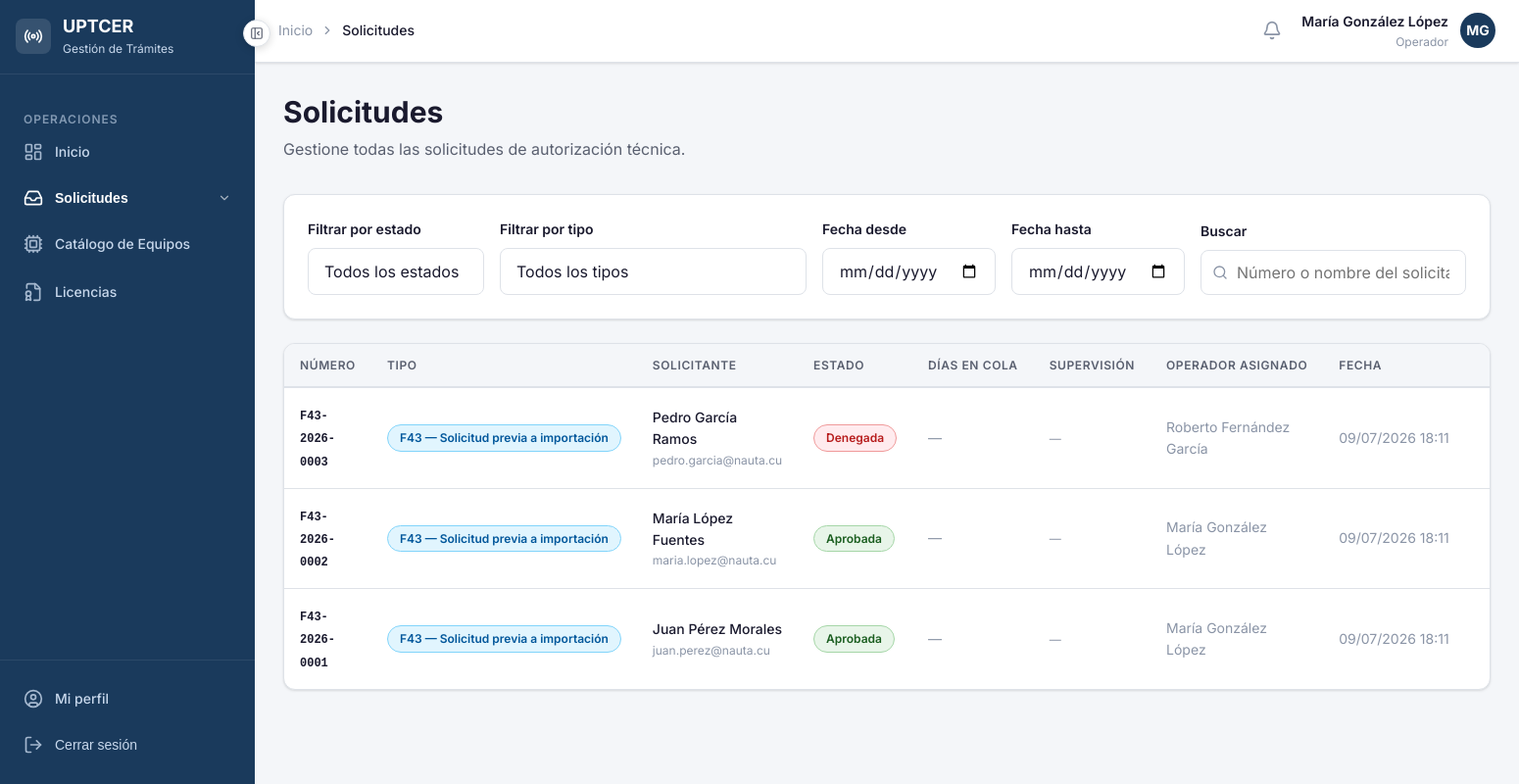
Page /solicitudes/lista/ (signed in) on the earlier database version.
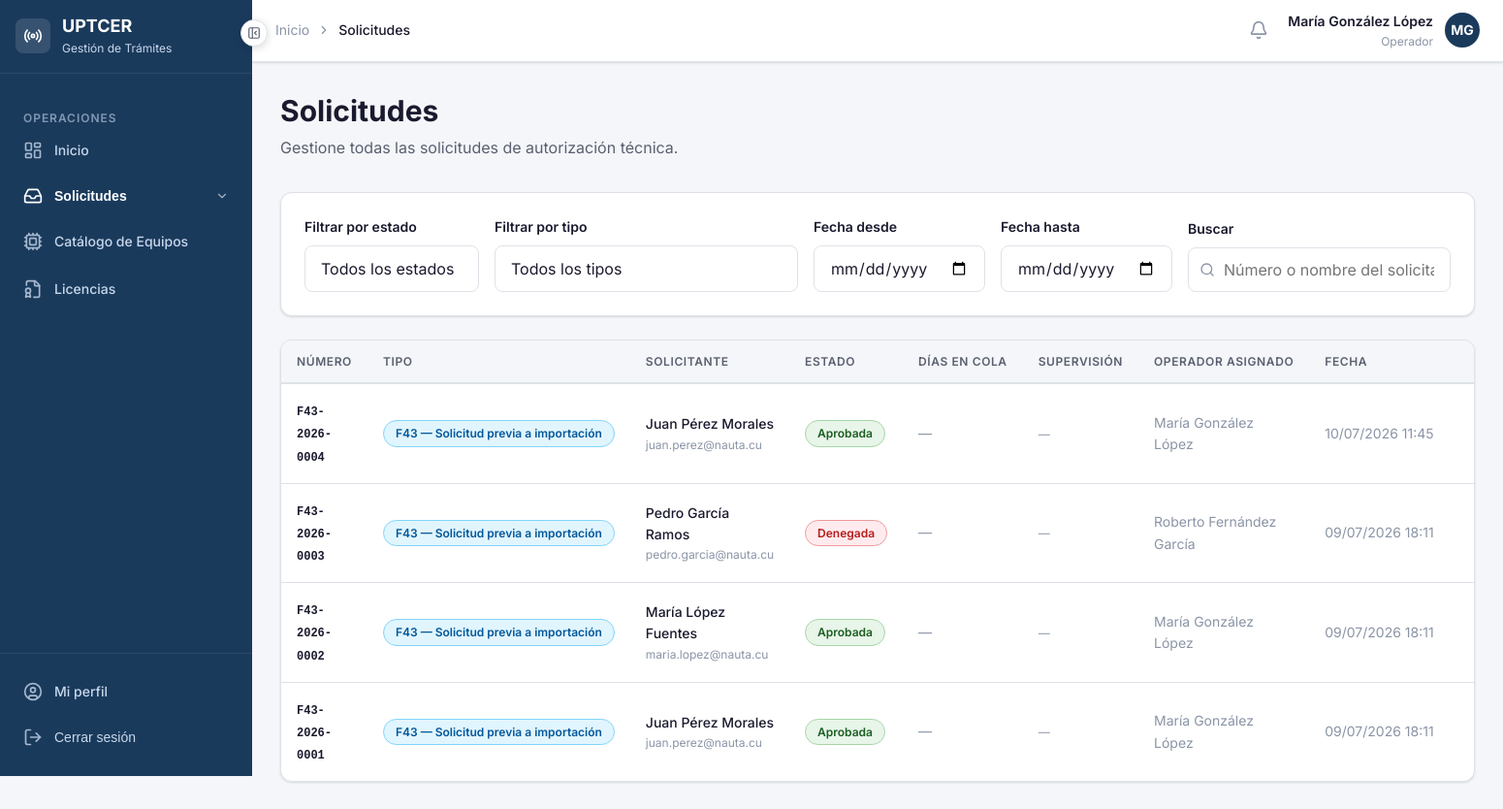
Same page on the later database version.
### apps/solicitudes/models.py (models this page shows, shortened)
class Solicitud(models.Model):
    FLUJO_F43  = 'f43'
    FLUJO_RATS = 'rats'
    FLUJOS = [
        (FLUJO_F43,  'F43 — Solicitud previa a importación'),
        (FLUJO_RATS, 'RATS — Equipo retenido en aduana'),
    ]
    ESTADO_BORRADOR    = 'borrador'
    ESTADO_ENVIADA     = 'enviada'
    ESTADO_EN_REVISION = 'en_revision'
    ESTADO_APROBADA    = 'aprobada'
    ESTADO_DENEGADA    = 'denegada'
    ESTADO_CANCELADA   = 'cancelada'
    ESTADOS = [
        (ESTADO_BORRADOR,    'Borrador'),
        (ESTADO_ENVIADA,     'Enviada'),
        (ESTADO_EN_REVISION, 'En revisión'),
        (ESTADO_APROBADA,    'Aprobada'),
        (ESTADO_DENEGADA,    'Denegada'),
        (ESTADO_CANCELADA,   'Cancelada'),
    ]
    numero          = models.CharField('Número de solicitud', max_length=20, unique=True, editable=False)
    flujo           = models.CharField('Tipo de flujo', max_length=10, choices=FLUJOS)
    estado          = models.CharField('Estado', max_length=20, choices=ESTADOS, default=ESTADO_BORRADOR)
    solicitante     = models.ForeignKey(
                        settings.AUTH_USER_MODEL,
                        on_delete=models.PROTECT,
                        verbose_name='Solicitante',
                        related_name='solicitudes'
                      )
    equipo          = models.ForeignKey(
                        'equipos.Equipo',
                        on_delete=models.PROTECT,
                        verbose_name='Equipo',
                        null=True,
                        blank=True,
                        related_name='solicitudes'
                      )
    equipo_no_listado       = models.BooleanField('Equipo no listado en catálogo', default=False)
    equipo_descripcion      = models.TextField('Descripción del equipo (no listado)', blank=True)
    equipo_marca_manual     = models.CharField('Marca (manual)', max_length=100, blank=True)
    equipo_modelo_manual    = models.CharField('Modelo (manual)', max_length=100, blank=True)
    documento_adjunto       = models.FileField(
                                'Documento adjunto',
                                upload_to='solicitudes/documentos/%Y/%m/',
                                null=True,
                                blank=True
                              )
    numero_rats             = models.CharField('Número RATS', max_length=50, blank=True)
    fecha_retencion         = models.DateField('Fecha de retención', null=True, blank=True)
    operador_asignado       = models.ForeignKey(
                                settings.AUTH_USER_MODEL,
                                on_delete=models.SET_NULL,
                                null=True,
                                blank=True,
                                verbose_name='Operador asignado',
                                related_name='solicitudes_asignadas'
                              )
    observaciones_solicitante   = models.TextField('Observaciones del solicitante', blank=True)
    observaciones_operador      = models.TextField('Observaciones del operador', blank=True)
    observaciones_tecnicas      = models.TextField('Criterio técnico', blank=True)
    fecha_creacion      = models.DateTimeField('Fecha de creación', auto_now_add=True)
    fecha_actualizacion = models.DateTimeField('Última actualización', auto_now=True)
    fecha_resolucion    = models.DateTimeField('Fecha de resolución', null=True, blank=True)
    revisada_directivo      = models.BooleanField('Revisada por dirección', default=False)
    fecha_revision_directivo = models.DateTimeField('Fecha de revisión directiva', null=True, blank=True)
    revisada_por            = models.ForeignKey(
                                settings.AUTH_USER_MODEL,
                                on_delete=models.SET_NULL,
                                null=True,
                                blank=True,
                                verbose_name='Revisada por',
                                related_name='solicitudes_supervisadas'
                              )
    class Meta:
        verbose_name        = 'Solicitud'
        verbose_name_plural = 'Solicitudes'
        ordering            = ['-fecha_creacion']
    @property
    def esta_pendiente(self):
        return self.estado in [self.ESTADO_ENVIADA, self.ESTADO_EN_REVISION]
    @property
    def clase_badge(self):
        mapa = {
            self.ESTADO_BORRADOR:    'badge-info',
            self.ESTADO_ENVIADA:     'badge-pendiente',
            self.ESTADO_EN_REVISION: 'badge-revision',
            self.ESTADO_APROBADA:    'badge-aprobado',
            self.ESTADO_DENEGADA:    'badge-denegado',
            self.ESTADO_CANCELADA:   'badge-denegado',
        }
        return mapa.get(self.estado, 'badge-info')

### apps/accounts/models.py (models this page shows, shortened)
class Usuario(AbstractBaseUser, PermissionsMixin):
    ROL_PERSONA_NATURAL  = 'persona_natural'
    ROL_OPERADOR         = 'operador'
    ROL_ESPECIALISTA     = 'especialista'
    ROL_ADUANA           = 'aduana'
    ROL_DIRECTIVO        = 'directivo'
    ROLES = [
        (ROL_PERSONA_NATURAL, 'Persona Natural'),
        (ROL_OPERADOR,        'Operador'),
        (ROL_ESPECIALISTA,    'Especialista Técnico'),
        (ROL_ADUANA,          'Aduana'),
        (ROL_DIRECTIVO,       'Directivo'),
    ]
    username        = models.CharField('Usuario', max_length=150, unique=True)
    email           = models.EmailField('Correo electrónico', unique=True)
    nombre          = models.CharField('Nombre', max_length=100)
    apellidos       = models.CharField('Apellidos', max_length=100)
    rol             = models.CharField('Rol', max_length=30, choices=ROLES, default=ROL_PERSONA_NATURAL)
    telefono        = models.CharField('Teléfono', max_length=20, blank=True)
    activo          = models.BooleanField('Activo', default=True)
    fecha_registro  = models.DateTimeField('Fecha de registro', auto_now_add=True)
    is_active       = models.BooleanField(default=True)
    is_staff        = models.BooleanField(default=False)
    objects = UsuarioManager()
    USERNAME_FIELD  = 'username'
    REQUIRED_FIELDS = ['email', 'nombre', 'apellidos']
    class Meta:
        verbose_name        = 'Usuario'
        verbose_name_plural = 'Usuarios'
        ordering            = ['apellidos', 'nombre']
    def get_nombre_completo(self):
        return f'{self.nombre} {self.apellidos}'
    @property
    def es_persona_natural(self):
        return self.rol == self.ROL_PERSONA_NATURAL
    @property
    def es_operador(self):
        return self.rol == self.ROL_OPERADOR
    @property
    def es_especialista(self):
        return self.rol == self.ROL_ESPECIALISTA
    @property
    def es_aduana(self):
        return self.rol == self.ROL_ADUANA
    @property
    def es_directivo(self):
        return self.rol == self.ROL_DIRECTIVO

### apps/solicitudes/views.py (the view, shortened to what this page needs)
# urls.py: path('lista/',              views.lista_solicitudes,   name='lista'),
@never_cache
@login_required
def lista_solicitudes(request):
    usuario = request.user
    if not (usuario.es_operador or usuario.es_directivo or usuario.es_especialista):
        messages.error(request, 'No tiene permisos para acceder a esta sección.')
        return redirect('accounts:dashboard')
    solicitudes_qs = Solicitud.objects.select_related(
        'solicitante', 'operador_asignado'
    ).order_by('-fecha_creacion')
    estado = request.GET.get('estado', '')
    flujo  = request.GET.get('flujo', '')
    q      = request.GET.get('q', '').strip()
    if estado:
        solicitudes_qs = solicitudes_qs.filter(estado=estado)
    if flujo:
        solicitudes_qs = solicitudes_qs.filter(flujo=flujo)
    fecha_desde = request.GET.get('fecha_desde', '')
    fecha_hasta = request.GET.get('fecha_hasta', '')
    if fecha_desde:
        solicitudes_qs = solicitudes_qs.filter(fecha_creacion__date__gte=fecha_desde)
    if fecha_hasta:
        solicitudes_qs = solicitudes_qs.filter(fecha_creacion__date__lte=fecha_hasta)
    if q:
        solicitudes_qs = solicitudes_qs.filter(
            Q(numero__icontains=q) |
            Q(solicitante__nombre__icontains=q) |
            Q(solicitante__apellidos__icontains=q)
        )
    supervision = request.GET.get('supervision', '')
    if supervision == 'revisadas':
        solicitudes_qs = solicitudes_qs.filter(revisada_directivo=True)
    elif supervision == 'pendientes':
        solicitudes_qs = solicitudes_qs.filter(revisada_directivo=False)
    paginator = Paginator(solicitudes_qs, 15)
    pagina    = request.GET.get('pagina', 1)
    try:
        solicitudes = paginator.page(pagina)
    except PageNotAnInteger:
        solicitudes = paginator.page(1)
    except EmptyPage:
        solicitudes = paginator.page(paginator.num_pages)
    ahora = timezone.now()
    for s in solicitudes:
        s.dias_en_cola = (ahora - s.fecha_creacion).days if s.esta_pendiente else None
    return render(request, 'solicitudes/lista.html', {
        'solicitudes':   solicitudes,
        'paginator':     paginator,
        'estado_actual': estado,
        'flujo_actual':  flujo,
        'fecha_desde':   fecha_desde,
        'fecha_hasta':   fecha_hasta,
        'busqueda':      q,
        'supervision':   supervision,
        'ESTADOS':       Solicitud.ESTADOS,
        'FLUJOS':        Solicitud.FLUJOS,
    })

### templates/solicitudes/lista.html (shortened to what this page needs)
{% extends 'base/base.html' %}
{% block nav_solicitudes %}activo{% endblock %}
{% block breadcrumb %}
<li style="display:flex;align-items:center;gap:var(--espacio-2);">
  <i data-lucide="chevron-right" style="width:14px;height:14px;"></i>
  <span style="color:var(--color-texto-principal);font-weight:var(--peso-medio);">Solicitudes</span>
</li>
{% endblock %}
{% block contenido %}
<div class="pagina-cabecera flex justify-between items-center">
  <div>
    <h1 class="pagina-titulo">Solicitudes</h1>
    <p class="pagina-subtitulo">Gestione todas las solicitudes de autorización técnica.</p>
  </div>
</div>
<div class="tarjeta mb-6">
  <div class="tarjeta-cuerpo">
    <form method="get" id="form-filtros" style="display:flex;gap:var(--espacio-4);align-items:flex-end;flex-wrap:wrap;">
      <div class="campo-grupo" style="margin-bottom:0;min-width:180px;">
        <label class="campo-etiqueta">Filtrar por estado</label>
        <select name="estado" class="campo-select">
          <option value="">Todos los estados</option>
        </select>
      </div>
      <div class="campo-grupo" style="margin-bottom:0;min-width:180px;">
        <label class="campo-etiqueta">Filtrar por tipo</label>
        <select name="flujo" class="campo-select">
          <option value="">Todos los tipos</option>
        </select>
      </div>
      <div class="campo-grupo" style="margin-bottom:0;min-width:160px;">
        <label class="campo-etiqueta">Fecha desde</label>
        <input type="date" name="fecha_desde"
          class="campo-input" value="{{ fecha_desde }}">
      </div>
      <div class="campo-grupo" style="margin-bottom:0;min-width:160px;">
        <label class="campo-etiqueta">Fecha hasta</label>
        <input type="date" name="fecha_hasta"
          class="campo-input" value="{{ fecha_hasta }}">
      </div>
      <div class="campo-grupo" style="margin-bottom:0;flex:1;min-width:200px;">
        <label class="campo-etiqueta">Buscar</label>
        <div style="position:relative;">
          <i data-lucide="search" style="position:absolute;left:12px;top:50%;transform:translateY(-50%);width:16px;height:16px;color:var(--color-texto-muted);"></i>
          <input type="text" name="q" value="{{ busqueda }}"
            class="campo-input" style="padding-left:36px;"
            placeholder="Número o nombre del solicitante...">
        </div>
      </div>
    </form>
  </div>
</div>
<div class="tarjeta">
  <div class="tarjeta-cuerpo" style="padding:0;" id="contenedor-tabla">
    {% include 'solicitudes/tabla_solicitudes.html' %}
  </div>
</div>
{% endblock %}

### templates/solicitudes/tabla_solicitudes.html (shortened to what this page needs)
{% if solicitudes %}
  <div class="tabla-contenedor" style="border:none;border-radius:0;">
    <table class="tabla">
      <thead>
        <tr>
          <th>Número</th>
          <th>Tipo</th>
          <th>Solicitante</th>
          <th>Estado</th>
          <th>Días en cola</th>
          <th>Supervisión</th>
          <th>Operador asignado</th>
          <th>Fecha</th>
          <th></th>
        </tr>
      </thead>
      <tbody>
        {% for s in solicitudes %}
        <tr>
          <td>
            <span style="font-family:var(--fuente-mono);font-size:var(--texto-xs);font-weight:var(--peso-semi);">
              {{ s.numero }}
            </span>
          </td>
          <td><span class="badge badge-info">{{ s.get_flujo_display }}</span></td>
          <td>
            <div style="font-weight:var(--peso-medio);">{{ s.solicitante.get_nombre_completo }}</div>
            <div style="font-size:var(--texto-xs);color:var(--color-texto-muted);">{{ s.solicitante.email }}</div>
          </td>
          <td><span class="badge {{ s.clase_badge }}">{{ s.get_estado_display }}</span></td>
          <td>
            {% if s.dias_en_cola is not None %}
              {% if s.dias_en_cola > 5 %}
                <span class="badge badge-denegado">{{ s.dias_en_cola }} día{{ s.dias_en_cola|pluralize }}</span>
              {% elif s.dias_en_cola >= 3 %}
                <span class="badge badge-pendiente">{{ s.dias_en_cola }} día{{ s.dias_en_cola|pluralize }}</span>
              {% else %}
                <span class="badge badge-info">{{ s.dias_en_cola }} día{{ s.dias_en_cola|pluralize }}</span>
              {% endif %}
            {% else %}
              <span style="color:var(--color-texto-muted);">—</span>
            {% endif %}
          </td>
          <td>
            {% if s.revisada_directivo %}
              <span class="badge badge-aprobado"
                title="Revisada por {{ s.revisada_por.get_nombre_completo }} el {{ s.fecha_revision_directivo|date:'d/m/Y H:i' }}">
                <i data-lucide="shield-check" style="width:11px;height:11px;"></i>
                Revisada
              </span>
            {% else %}
              <span style="color:var(--color-texto-muted);font-size:var(--texto-xs);">—</span>
            {% endif %}
          </td>
          <td style="color:var(--color-texto-muted);">
            {{ s.operador_asignado.get_nombre_completo|default:"Sin asignar" }}
          </td>
          <td style="color:var(--color-texto-muted);white-space:nowrap;">
            {{ s.fecha_creacion|date:"d/m/Y H:i" }}
          </td>
          <td>
            <a href="{% url 'solicitudes:detalle' s.pk %}?volver={{ request.get_full_path|urlencode }}" class="btn btn-ghost btn-sm">
            </a>
          </td>
        </tr>
        {% endfor %}
      </tbody>
    </table>
  </div>
{% endif %}

Differences in the rows shown:
added Solicitud: numero "F43-2026-0004", flujo "F43 — Solicitud previa a importación", solicitante.get_nombre_completo "Juan Pérez Morales", solicitante.email "juan.perez@nauta.cu", estado "Aprobada", operador_asignado.get_nombre_completo "María González López", fecha_creacion "10/07/2026 11:45"
